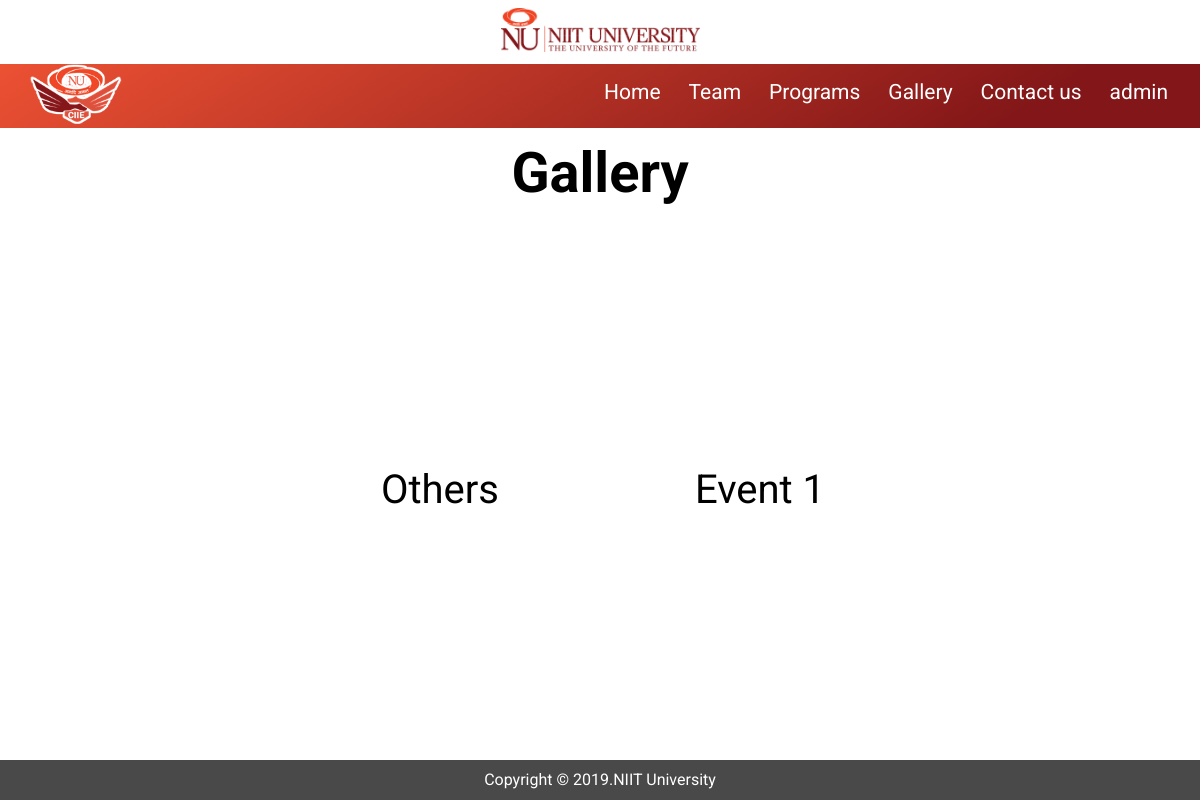
The page /gallery/ (signed in) on the database its author committed.
### accounts/models.py (models this page shows, shortened)
class CUser(AbstractBaseUser):
	objects = UserManager()
	username = models.CharField(max_length=16,default=0)
	email = models.EmailField(
				max_length=255,
				unique= True,
				verbose_name= 'email address'
			)
	FirstName = models.CharField(
				max_length=300,
				validators = [
					RegexValidator( regex= NAME_REGEX,
									message='Name should contain only alphabets',
									code= 'invalid_name')
					]
			)
	LastName = models.CharField(
				max_length=300,
				validators = [
					RegexValidator( regex= NAME_REGEX,
									message='Name should contain only alphabets',
									code= 'invalid_name')
					]
			)
	is_staff = models.BooleanField(default=False)
	object= UserManager()
	USERNAME_FIELD = 'email'

### gallery/models.py (models this page shows)
class Category(models.Model):
	category 	= models.CharField(primary_key=True,max_length=255, default="All")
	thumbnail	= models.ImageField(upload_to = "gallery/category", default='default.jpg', blank=True)
	def __str__(self):
		return self.category

### gallery/views.py (the view)
# urls.py: url(r'^gallery/$', g.gallery, name="gallery"),
def gallery(request):
	cat=request.GET.get('event', '')
	if cat:
		catId=Category.objects.get(category=cat)
		pics = Image.objects.filter(category=catId)
		return render(request,'eventgallery.html',{'pics':pics, 'category':cat})
	categories = Category.objects.all()
	return render(request,'gallery.html',{'categories':categories})

### gallery/templates/gallery.html (shortened to what this page needs)
{% extends "base.html" %}
{% load static from staticfiles %}
{% block extra_css %}
  <link rel="stylesheet" href="{% static 'gallery.css' %}">
{% endblock %}
{% block content %}
<div class="page-heading">Gallery</div>
  <div class="gallery-container">
  {% for cat in categories %}
    <div class="image-card" href="#" value="{{cat}}" style="background-image: url(../media/{{cat.thumbnail}});">
    <div class="overlay "><div class="hding">{{cat}}</div></div></div>
  {% endfor %}
</div>
{% endblock %}

### templates/base.html (shortened to what this page needs)
{% load static from staticfiles %}
<!doctype html>
<html class="no-js" lang="">
  <head>
    <link rel="stylesheet" href="{% static 'styles.css' %}">
    <link rel="stylesheet" href="https://cdnjs.cloudflare.com/ajax/libs/sweetalert/1.1.3/sweetalert.min.css">
    {% block extra_css %}{% endblock %}
  </head>
  <body>
    <header>
      <div class="menu-container"  id="nu" style="background-image: none;">
        <div class="grt-menu-row">
          <div class="grt-menu-logo">
            <a href="https://www.niituniversity.in"  class="grt-logo"><img src="{% static 'nulogo.png' %}"></a>
          </div>
        </div>
      </div>
      <div class="menu-container">
       <div class="grt-menu-row">
         <div class="grt-menu-logo">
            <a href="/"  class="grt-logo"><img src="{% static 'logo.png' %}"></a>
          </div>
          <div class="grt-menu-right">
            <nav>
              <ul class="grt-menu">
                <li ><a href="/">Home</a></li>
                <li><a href="{% url 'team' %}">Team</a></li>
                <li class="grt-dropdown"><a>Programs</a>
                </li>
                <li><a href="{% url 'gallery' %}">Gallery</a></li>
                <li class="grt-dropdown"><a>Contact us</a>
                </li>
                {% if user.is_authenticated %}
                <li class="grt-dropdown"><a>{{request.user.FirstName}}</a>
                </li>
                {% else %}
                <li><a href="{% url 'social:begin' 'google-oauth2' %}?next={{request.path}}">Login</a></li>
                {% endif %}
              </ul>
            </nav>
          </div>
        </div>
      </div>
    </header>
    <div class="page-container">
      {% block content %}
      {% endblock %}
    </div>
    <div class="footer">
  <p style="margin: 10px">Copyright © 2019.NIIT University</p>
</div>
{% load sweetify %}
  </body>
</html>

### assets/styles.css (style rules this page uses)
body { margin: 0; font-family: 'Roboto', sans-serif; }
a { color: #fff ; }
header { position:absolute; top:0; left:0; right:0; width:100%; background:#FFF; height:auto; z-index:9999; }
header nav { clear:both; display: block; line-height: 60px; height:60px; position:relative; }
.menu-container { background-image: linear-gradient(147deg, #ec5133 0%, #821618 85%); padding-left:30px; padding-right:30px; }
.grt-menu-row { display: flex; flex-direction: row; justify-content: space-between; }
a.grt-logo { display:inline-block; }
a.grt-logo img { max-height: 60px; width: auto; }
ul.grt-menu { display: block; float:right; margin:0 -10px 0 0; padding:0; list-style-type: none; }
ul.grt-menu:after { content:""; clear:both; display:block; }
ul.grt-menu li { display: inline-block; margin:0; padding:0; -webkit-transition: all ease 0.8s; -moz-transition: all ease 0.8s; transition: all ease 0.8s; }
ul.grt-menu li a { padding: 5px 12px; font-size:21px; display: inline-block; color:#fff !important; line-height: 1.1em; box-shadow: inset 0 0 0 0 #FFF; -webkit-transition: all ease 0.8s; -moz-transition: all ease 0.8s; transition: all ease 0.8s; position:relative; text-decoration: none; }
.page-container { padding-top:120px; width:100%; margin:0; padding-bottom:0; min-height: calc(100vh - 160px); }
.footer { height: 40px; position: absolute; width: 100%; background-color: #494949; color: white; text-align: center; }
.page-heading { justify-content: center; text-align: center; font-size: 72px; margin:20px; }

### assets/gallery.css (style rules this page uses)
.gallery-container { max-width: 1200px; justify-content: center; display: flex; flex-wrap: wrap; margin: auto; }
.image-card { background-position: center; background-size: cover; height: 300px; width: 300px; margin: 10px; }
.page-heading { font-size:3.5em; font-weight:bold; }

### gallery/templates/gallery.html (style rules this page uses)
.overlay { width: 100%; height: 30%; margin-top: 70%; background-color: #ffffffe0; text-align: center; justify-content:center; }
.hding { padding-top: 20px; font-size: 40px; }

### rows shown on the page
CUser: user.FirstName "admin"
Category: category "Others"
Category: category "Event 1"
